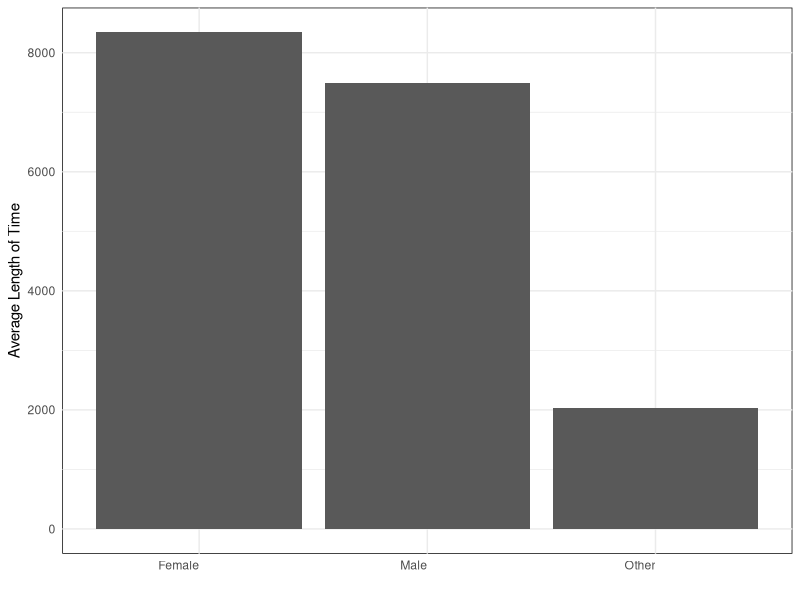
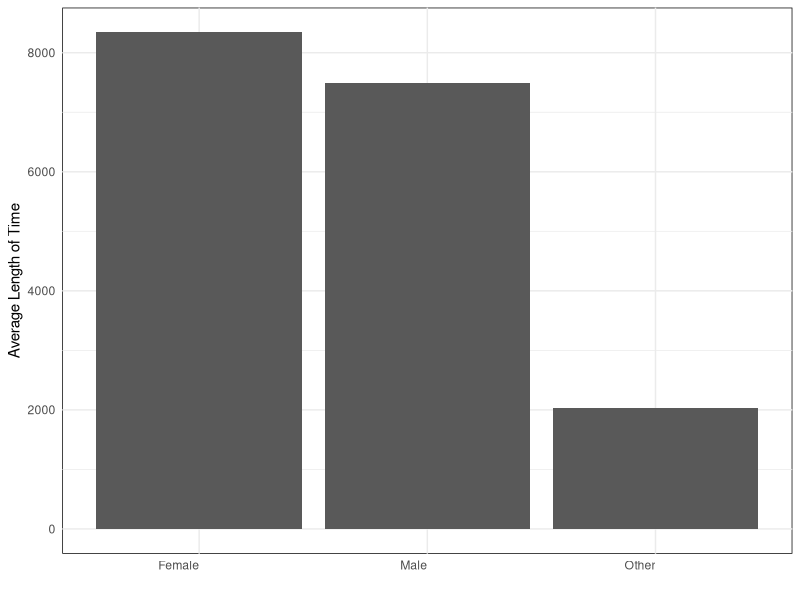

These charts were generated, in order, by the following R code:
#generate sex figure

library(stringr)
library(tidyverse)
library(lubridate)

merged_data <- read.csv("source_data/merged_data.csv")

#recode Race so that any response with multiple responses is "Multiple"
unique(merged_data$Race...Ethnicity)

merged_data$Race...Ethnicity[str_detect(merged_data$Race...Ethnicity, ",")] = "Multiple"

# Convert the "DLC" column to a Date object
merged_data$DLC <- mdy(merged_data$DLC)  # Assumes month-day-year format, adjust if needed

# Calculate the difference between today and the "DLC" dates
merged_data$Days_In_Dataset <- as.numeric(difftime(Sys.Date(), merged_data$DLC, units = "days"))

summary_dataS <- aggregate(Days_In_Dataset ~Sex, data = merged_data, FUN = mean)

# Create a bar plot
ggplot(summary_dataS, aes(x = Sex, y = Days_In_Dataset)) +
  geom_bar(stat = "identity") +
  labs(x = "", y = "Average Length of Time") +
  theme_minimal() +
  theme(axis.text.x = element_text(angle = 0, hjust = 1),
        panel.background = element_rect(fill = "white"))

# Save the plot as a PNG file in the 'output' folder 
ggsave("output/sex_figure.png", width = 6, height = 4)